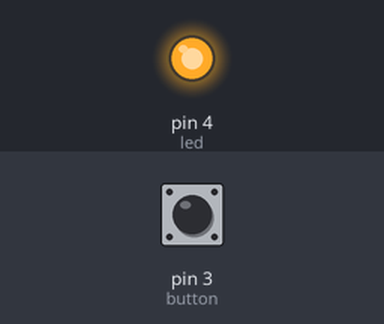
Recording of a sketch running on a simulated Arduino Uno, built with avr-gcc and run on an emulated ATmega328P. Shown: output pins drawn as LEDs (lit = HIGH). The test bench sets the inputs (shaded band); at power-on: pin 3 (button) LOW.

Above: at 1.2 s.
1.3 s: pin 3 (button) pulled HIGH for 0.15 s
At 2.5 s:
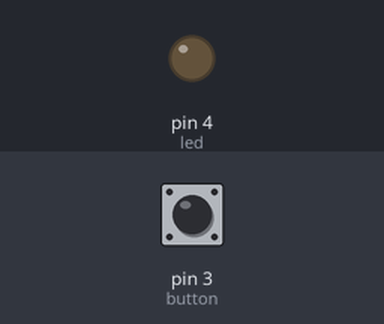
2.9 s: pin 3 (button) pulled HIGH for 1 s
At 3.8 s:
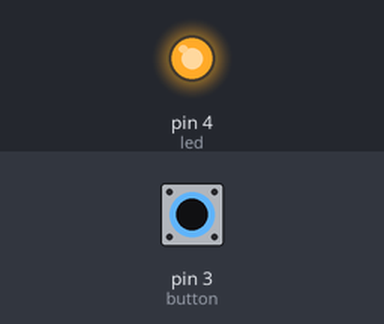
5.4 s: pin 3 (button) pulled HIGH for 3.2 s
At 5.7 s:
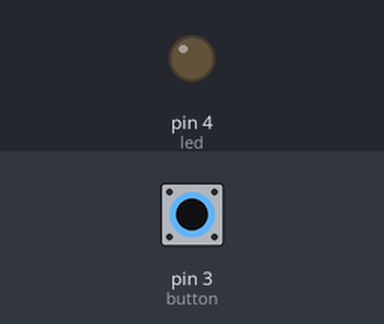
Timing chart, 0 to 8.4 s (numbered marks = the images above; inputs shaded):
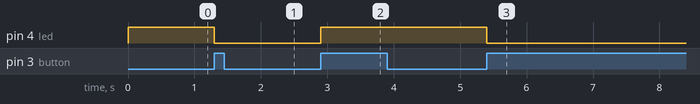

Measured:
- after the input at 1.3 s, pin 4 (led): HIGH → LOW at once
- after the input at 2.9 s, pin 4 (led): LOW → HIGH at once
- after the input at 5.4 s, pin 4 (led): HIGH → LOW at once

The sketch:

ButtonLED.ino
```cpp
// **
// * LED on/off Flip-Flop
// * Demonstration of digital input and digital output
// * Press the button to switch the led on.
// * Press the button again to switch the led off.
// **

// set port numbers:
const int button = 3;    // the number of the pushbutton D3 (hardware-pin SV1:4)
const int led =  4;      // the number of the LED D4 (hardware-pin SV1:5)

void setup() {

    // initialize the LED pin as an digital output:
    pinMode(led, OUTPUT);
    digitalWrite(led, HIGH);  // switch led off

    // initialize the pushbutton pin as an digital input:
    pinMode(button, INPUT);
}

// predefine variables
int buttonState = 0;         // variable for reading the pushbutton status (0: not pressed, 1: pressed)
int lastButtonState = 0;     // variable for storing the last state of the button
int ledState = 0;            // variable for status off the led (0: off, 1: on)

void loop(){

    // read the state of the pushbutton value:
    buttonState = digitalRead(button);

    // check if buttonState has changed
    if (buttonState != lastButtonState) {

       // check if the button is pressed
       if (buttonState == HIGH) {

          // check if the led is off
          if (ledState == 0) {

             digitalWrite(led, LOW); // switch led on
             ledState = 1;            // store ledState

          } else {

             digitalWrite(led, HIGH);  // switch led off
             ledState = 0;            // store ledState

          } // end if else

       } // end if

    } // end if

    // store buttonState for the next programm cycle
    lastButtonState = buttonState;

} // end loop
```
